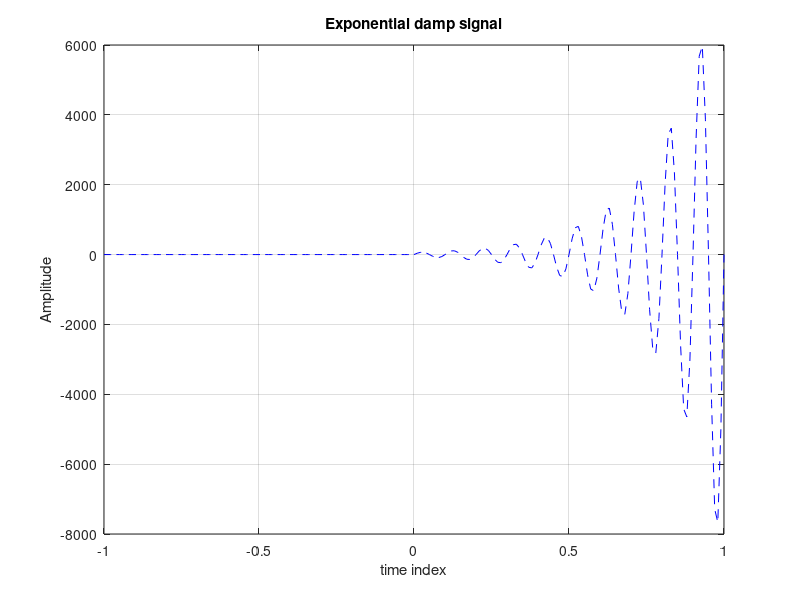
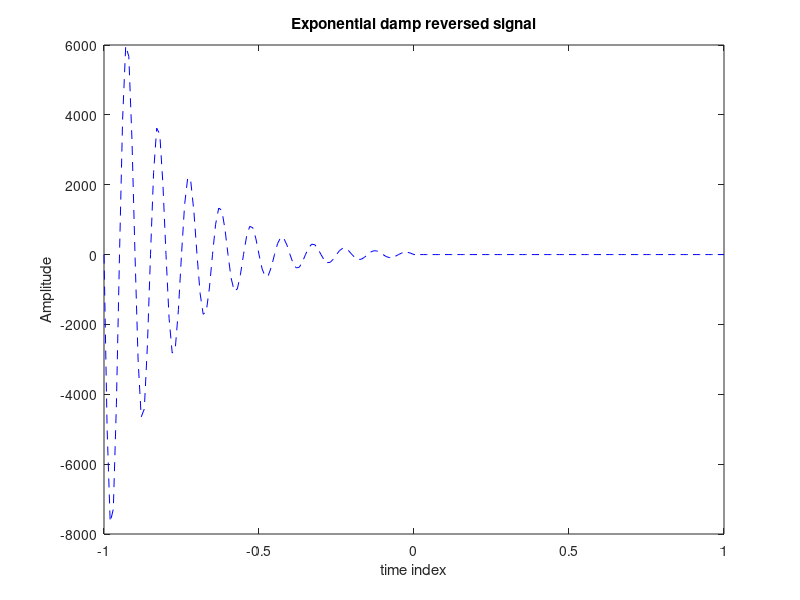
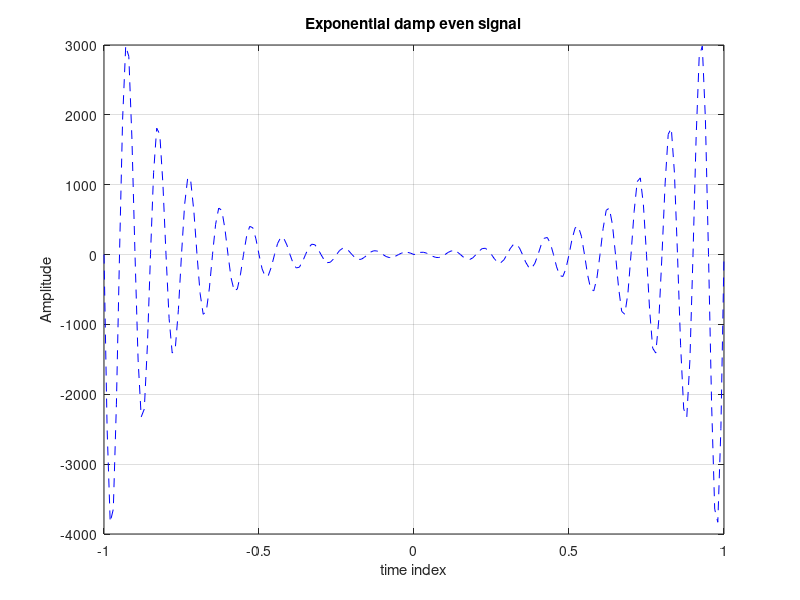
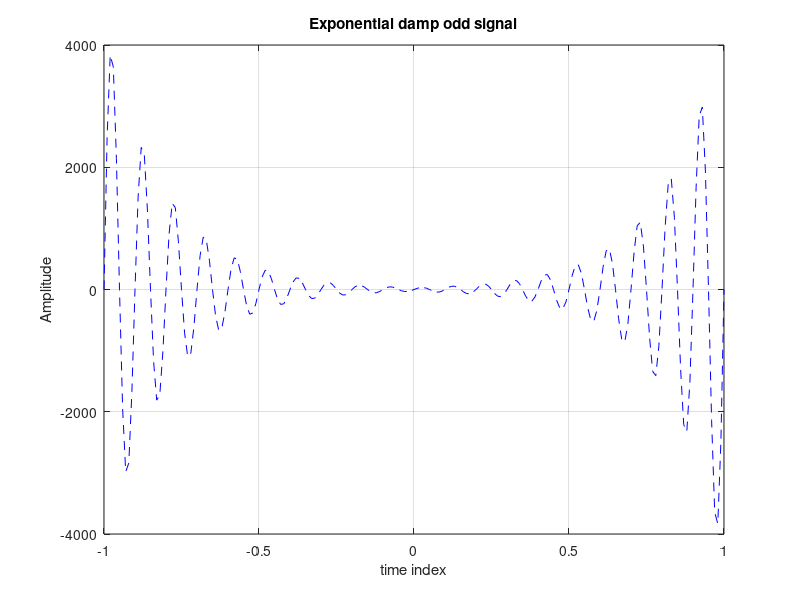

MATLAB code for these plots, in order:
clc;    close all;  clear;

%Exponentially Growing Sinusoidal Signal

A=60;   a=5;   f=10;

ts=0.01;

n=-1:ts:1;

ind=0;

for ii=n
    ind=ind+1;

    if ii>=0 

    n(2,ind)=A*exp(a*ii)*sin(2*pi*ii*f);

    else

       n(2,ind)=0;

    end
end

figure(1)
plot(n(1,:),n(2,:),'b--')
title('Exponential damp signal')
xlabel('time index')
ylabel('Amplitude')
grid on;

% Reflected Part

ind1=0;

for t=n(1,:)

    ind1=ind1+1;

    n(3,ind1)=n(2,ind);
    ind=ind-1;

end

figure(2)
plot(n(1,:),n(3,:),'b--')
title('Exponential damp reversed signal')
xlabel('time index')
ylabel('Amplitude')

%Even Part

ind1=0;

for ii=n(1,:)

    ind1=ind1+1;

    n(4,ind1)=(n(3,ind1)+n(2,ind1))/2;

end

figure(3)
plot(n(1,:),n(4,:),'b--');
title('Exponential damp even signal');
xlabel('time index');
ylabel('Amplitude');
grid on

% Odd Part

ind1=0;

for ii=n(1,:)

    ind1=ind1+1;

    n(5,ind1)=((n(2,ind1)-n(3,ind1)))/2;
end

figure(4)
plot(n(1,:),n(5,:),'b--')
title('Exponential damp odd signal')
xlabel('time index')
ylabel('Amplitude')
grid on

% Summation of Even and Odd Signal

ind1=0;

for ii=n(1,:)

    ind1=ind1+1;
    n(6,ind1)=n(4,ind1)+n(5,ind1);

end

figure(5)
plot(n(1,:),n(6,:),'b--');
title('Exponential damp regain signal');
xlabel('time index');
ylabel('Amplitude');
grid on
